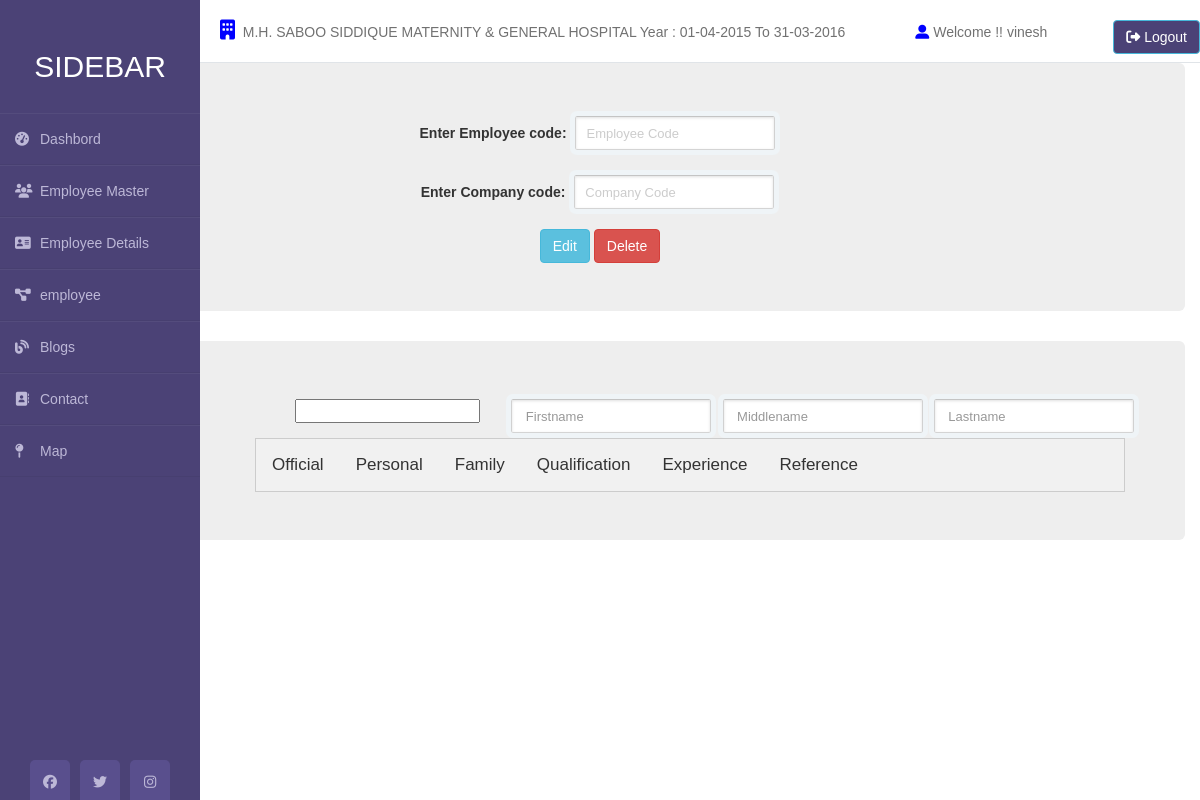
The app's page /admin/ViewEmp.php (signed in) with its own data.
### tables this page shows
CREATE TABLE `companydetails` (
  `id` int(255) NOT NULL,
  `CompId` varchar(255) NOT NULL,
  `CompName` varchar(255) NOT NULL,
  `CompAddress` varchar(255) NOT NULL,
  `DataDir` varchar(255) NOT NULL,
  `branchName` varchar(255) NOT NULL,
  `BegYear` varchar(255) NOT NULL,
  `EndYear` varchar(255) NOT NULL
);

### admin/dashbord.php (called while the page is built, shortened)
<?php
    include('../dbconn.php');
     $sql="SELECT * FROM `companydetails`;";
      $run=mysqli_query($conn,$sql);
      $data=mysqli_fetch_assoc($run);
?>
  <?php
  include('sidebar.php');
   ?>

### admin/ViewEmp.php (the view, shortened to what this page needs)
<!DOCTYPE html>
<html>
	<head>
		<link rel="stylesheet" href="../css/stylesheet.css">
		<link rel="stylesheet" href="https://maxcdn.bootstrapcdn.com/bootstrap/3.4.1/css/bootstrap.min.css">
		<link href="https://stackpath.bootstrapcdn.com/bootstrap/4.4.1/css/bootstrap.min.css" rel="stylesheet">
		<link href="https://cdnjs.cloudflare.com/ajax/libs/bootstrap-datepicker/1.7.1/css/bootstrap-datepicker.min.css" rel="stylesheet"/>
		<link rel="stylesheet" href="https://maxcdn.bootstrapcdn.com/font-awesome/4.7.0/css/font-awesome.min.css">
	</head>
	<body>
		<?php
		include('dashbord.php');
		?>
		<div class="container-fluid">
			<div class="jumbotron">
				<form align="center" >
					<div class="form-group">
						<label for="ecode" >Enter Employee code:</label>
						<input type="text"  id="empcode" placeholder="Employee Code" name="empcode">
					</div>
					<div class="form-group">
						<label for="companycode">Enter Company code:</label>
						<input type="text"  id="cocode" placeholder="Company Code" name="cocode">
					</div>
					<button type="button" onclick="EmpDetails()" class="btn btn-info" >Edit</button>
					<button type="button" onclick="DeleteEmployee()" class="btn btn-danger">Delete</button>
				</form>
			</div>
			<div class="jumbotron">
				<div >
					<div class="col-lg-2"></div>
					<div class="col-lg-10" >
						<div class="col-lg-3">
							<div class="col mt-3">
								<input id="EmployeeCode" name="EmployeeCode" readonly="readonly">
							</div>
						</div>
						<div class="col-lg-3">
							<div class="col mt-3">
								<input type="text" id="Firstname" class="form-control" placeholder=" Firstname">
							</div>
						</div>
						<div class="col-lg-3">
							<div class="col mt-3">
								<input type="text" id="Middlename" class="form-control" placeholder=" Middlename">
							</div>
						</div>
						<div class="col-lg-3">
							<div class="col mt-3">
								<input type="text" id="Lastname" class="form-control" placeholder=" Lastname">
							</div>
						</div>
					</div>
				</div>
				<div class="row">
					<div class="col-lg-2">
					</div>
					<div class="col-lg-10">
						<div class="tab">
							<button class="tablinks" onclick="Employee(event, 'Official')">Official</button>
							<button class="tablinks" onclick="Employee(event, 'Personal')">Personal</button>
							<button class="tablinks" onclick="Employee(event, 'Family')">Family</button>
							<button class="tablinks" onclick="Employee(event, 'Qualification')">Qualification</button>
							<button class="tablinks" onclick="Employee(event, 'Experiance')">Experience</button>
							<button class="tablinks" onclick="Employee(event, 'Reference')">Reference</button>
						</div>
					</div>
										</div>
												</div>
											</body>
										</html>

### admin/sidebar.php (shortened to what this page needs)
<link rel="stylesheet" href="../css/stylesheet.css">
<link rel="stylesheet" href="https://maxcdn.bootstrapcdn.com/bootstrap/3.4.1/css/bootstrap.min.css">
   <link rel="stylesheet" type="text/css" href="https://cdn.datatables.net/1.10.19/css/jquery.dataTables.css">
    <link rel="stylesheet" href="https://maxcdn.bootstrapcdn.com/bootstrap/3.4.0/css/bootstrap.min.css">
    <link rel="stylesheet" href="https://cdnjs.cloudflare.com/ajax/libs/font-awesome/4.7.0/css/font-awesome.min.css">
</head>
<body>
<div class="wrapper">
    <div class="sidebar">
        <h2>Sidebar</h2>
        <nav class="navigation">
  <ul class="mainmenu">
    <li><a href=""><i class="fas fa-tachometer-alt"></i>Dashbord</a>
    </li>
</nav>
        <ul>
            <li><a href="EmpMast.php"><i class="fas fa-users"></i>Employee Master</a></li>
            <li><a href="ViewEmp.php"><i class="fas fa-address-card"></i>Employee Details</a></li>
            <li><a href="ViewEmp.php"><i class="fas fa-project-diagram"></i>employee</a></li>
            <li><a href="#"><i class="fas fa-blog"></i>Blogs</a></li>
            <li><a href="#"><i class="fas fa-address-book"></i>Contact</a></li>
            <li><a href="#"><i class="fas fa-map-pin"></i>Map</a></li>
        </ul>
        <div class="social_media">
          <a href="#"><i class="fab fa-facebook-f"></i></a>
          <a href="#"><i class="fab fa-twitter"></i></a>
          <a href="#"><i class="fab fa-instagram"></i></a>
      </div>
    </div>
    <div class="main_content">
        <div class="header"> <i class="fas fa-building" style="color:blue;font-weight:bold;font-size: 20px;"></i>&nbsp;&nbsp;<?php echo "".$data['CompName']. "      Year :"; ?><?php echo " ".$data['BegYear']." To ".$data['EndYear']." "; ?> &nbsp;&nbsp;&nbsp;&nbsp;&nbsp;&nbsp;&nbsp;&nbsp;&nbsp;&nbsp;&nbsp;&nbsp;&nbsp;&nbsp;&nbsp;&nbsp;&nbsp;<i class="fas fa-user-alt" style="color:blue;font-weight:bold;font-size: 20;"></i> Welcome !! <?php echo $_COOKIE['username'] ?>
        <a href="../logout.php" style="position: absolute; right: 0 ; background-color: #4B4276;" class="btn btn-info" ><i class="fas fa-sign-out-alt"></i> Logout</a></div>
      </div>
    </div>

### css/stylesheet.css (style rules this page uses)
input { font-family: 'Lucida Grande', Tahoma, Verdana, sans-serif; font-size: 14px; }
input[type=text], input[type=password] { margin: 5px; padding: 0 10px; width: 200px; height: 34px; color: #404040; background: white; border: 1px solid; border-color: #c4c4c4 #d1d1d1 #d4d4d4; border-radius: 2px; outline: 5px solid #eff4f7; -moz-outline-radius: 3px; -webkit-box-shadow: inset 0 1px 3px rgba(0, 0, 0, 0.12); box-shadow: inset 0 1px 3px rgba(0, 0, 0, 0.12); }
* { margin: 0; padding: 0; box-sizing: border-box; list-style: none; text-decoration: none; font-family: 'Josefin Sans', sans-serif; }
body { background-color: #f3f5f9; }
.wrapper { display: flex; position: relative; }
.wrapper .sidebar { width: 200px; height: 100%; background: #4b4276; padding: 30px 0px; position: fixed; }
.wrapper .sidebar h2 { color: #fff; text-transform: uppercase; text-align: center; margin-bottom: 30px; }
.wrapper .sidebar ul li { padding: 15px; border-bottom: 1px solid #bdb8d7; border-bottom: 1px solid rgba(0,0,0,0.05); border-top: 1px solid rgba(255,255,255,0.05); }
.wrapper .sidebar ul li a { color: #bdb8d7; display: block; }
.wrapper .sidebar ul li a .fas { width: 25px; }
.wrapper .sidebar .social_media { position: absolute; bottom: 0; left: 50%; transform: translateX(-50%); display: flex; }
.wrapper .sidebar .social_media a { display: block; width: 40px; background: #594f8d; height: 40px; line-height: 45px; text-align: center; margin: 0 5px; color: #bdb8d7; border-top-left-radius: 5px; border-top-right-radius: 5px; }
.wrapper .main_content { width: 100%; margin-left: 200px; }
.wrapper .main_content .header { padding: 20px; background: #fff; color: #717171; border-bottom: 1px solid #e0e4e8; }

### admin/ViewEmp.php (style rules this page uses)
body { font-family: Arial; }
.tab { overflow: hidden; border: 1px solid #ccc; background-color: #f1f1f1; }
.tab button { background-color: inherit; float: left; border: none; outline: none; cursor: pointer; padding: 14px 16px; transition: 0.3s; font-size: 17px; }

### admin/sidebar.php (style rules this page uses)
.navigation { width: 200px; }
.mainmenu, .submenu { list-style: none; padding: 0; margin: 0; }
.mainmenu a { display: block; text-decoration: none; color: black; }

### records on screen
companydetails: CompName "M.H. SABOO SIDDIQUE MATERNITY & GENERAL HOSPITAL", BegYear "01-04-2015", EndYear "31-03-2016"

### other values on screen
$_COOKIE['username'] "vinesh"
